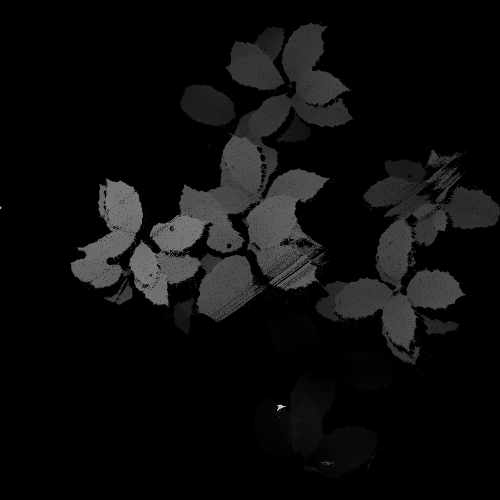
#> input picture images/tree_dep_6.png, 1000 x 1000 px (shown at 1/2 size)
$ jupyter execute myWatershed.ipynb
#> lines starting #> are read from the running program, lines starting #| are printed output that depends on the picture
[cell 1]
import cv2 as cv
import numpy as np
import random as rng

[cell 2]
img_path = "images/tree_dep_6.png"
mask_path = "images/tree_dep_6_mask.png"

[cell 3]
img = cv.imread(img_path)
#> img is the input picture: shape (1000, 1000, 3); min 0, max 255, mean 12.9
cv.imshow('img', img)
# print(np.shape(img))
# img = np.zeros((1000,1000,3),np.uint8)

[cell 4]
mask = cv.imread(mask_path)
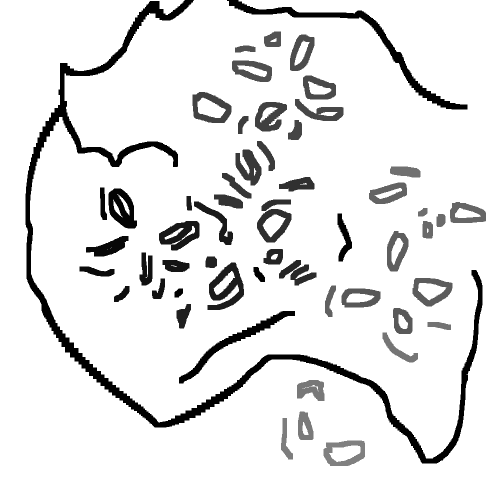
#> input picture images/tree_dep_6_mask.png, 1000 x 1000 px (shown at 1/2 size)
#> mask is the input picture: shape (1000, 1000, 3); min 0, max 255, mean 230.1
# cv.imshow('mask', mask)

[cell 5]
markers = np.zeros((1000,1000),np.int32)
for row in range(1000):
    for col in range(1000):
        if mask[row][col][0] == 255:
            markers[row][col] == 0
        else:
            markers[row][col] = mask[row][col][0]
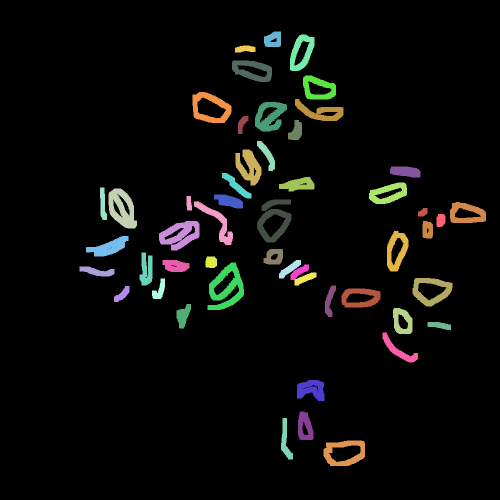
#> markers: shape (1000, 1000) int32 (shown at 1/2 size); 51 distinct labels, from 0 to 128; one colour per label, 0 black
# [6 lines of commented-out code are left out]

[cell 6]
print(1 in markers)
#| False
# print(type(mask))
print(1 in mask)
#| False

[cell 7]
cv.watershed(img,markers)

[cell 8]
# Create the result image
dst = np.zeros((markers.shape[0], markers.shape[1], 3), dtype=np.uint8)

[cell 9]
# colors = {-1: [0,0,0]}
# for i in range(7):
#     colors[i] = [i*30,i*30,i*30]
for i in range(1000):
    for j in range(1000):
        ch_v = markers[i][j]*251%255
        dst[i][j] = [ch_v,ch_v,ch_v]
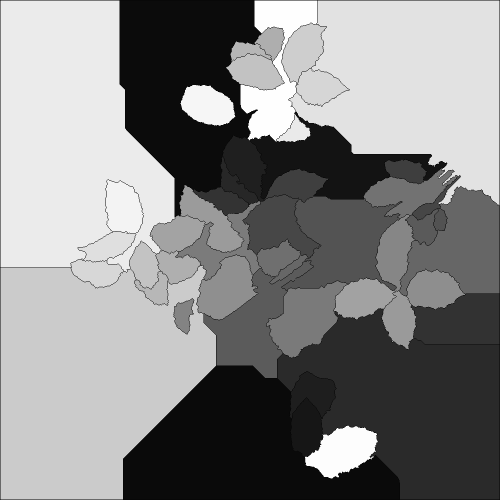
#> dst: shape (1000, 1000, 3) (shown at 1/2 size); min 4, max 254, mean 134.8
cv.imshow('Final Result', dst)

[cell 10]
cv.imwrite("results/depth_result.png", dst)
#> Out = True
